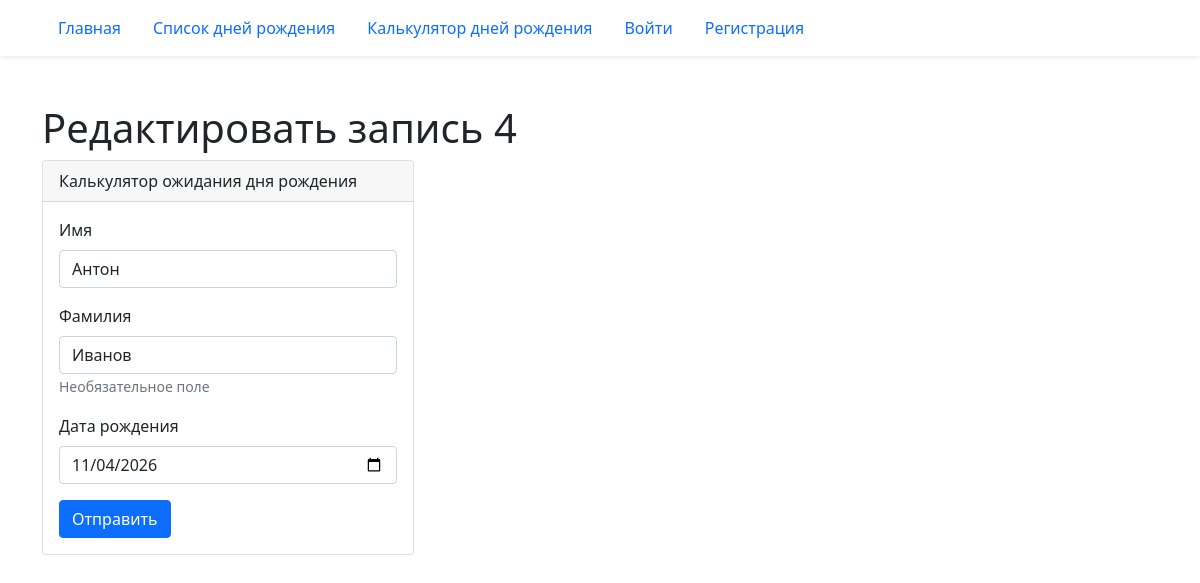
The app's page /birthday/4/edit/ with its own data.
### birthday/models.py (models this page shows)
class Birthday(models.Model):
    first_name = models.CharField('Имя', max_length=20)
    last_name = models.CharField(
        'Фамилия', blank=True, help_text='Необязательное поле', max_length=20
    )
    birthday = models.DateField('Дата рождения')

### birthday/views.py (the view)
# urls.py: path('<int:pk>/edit/', views.BirthdayUpdateView.as_view(), name='edit'),
class BirthdayUpdateView(UpdateView):
    model = Birthday
    form_class = BirthdayForm
    success_url = reverse_lazy('birthday:list')

### birthday/forms.py
class BirthdayForm(forms.ModelForm):
    class Meta:
        model = Birthday
        fields = ('first_name', 'last_name', 'birthday')
        widgets = {'birthday': forms.DateInput(attrs={'type': 'date'})}

### templates/birthday/birthday_form.html (shortened to what this page needs)
{% extends "base.html" %}
{% load django_bootstrap5 %}
{% block content %}
  {% with data=form.instance %}
    {% if "/edit/" in request.path %}
      <h1>Редактировать запись {{ data.pk }}</h1>
    {% elif "/delete/" in request.path %}
      <h1>Удалить запись {{ data.pk }}</h1>
    {% else %}
      <h1>Создать запись</h1>
    {% endif %}
    <div class="card col-4">
      <div class="card-header">
        Калькулятор ожидания дня рождения
      </div>
      <div class="card-body">
        <form method="post">
          {% if not "/delete/" in request.path %}
            {% bootstrap_form form %}
          {% else %}
            <p>{{ data.first_name }} {{ data.last_name }}</p>
            <p>{{ data.birthday }}</p>
          {% endif %}
          {% bootstrap_button button_type="submit" content="Отправить" %}
        </form>
      </div>
    </div>
  {% endwith %}
{% endblock %}

### records on screen
Birthday: pk "4", first_name "Антон", last_name "Иванов", birthday "11/04/2026"
